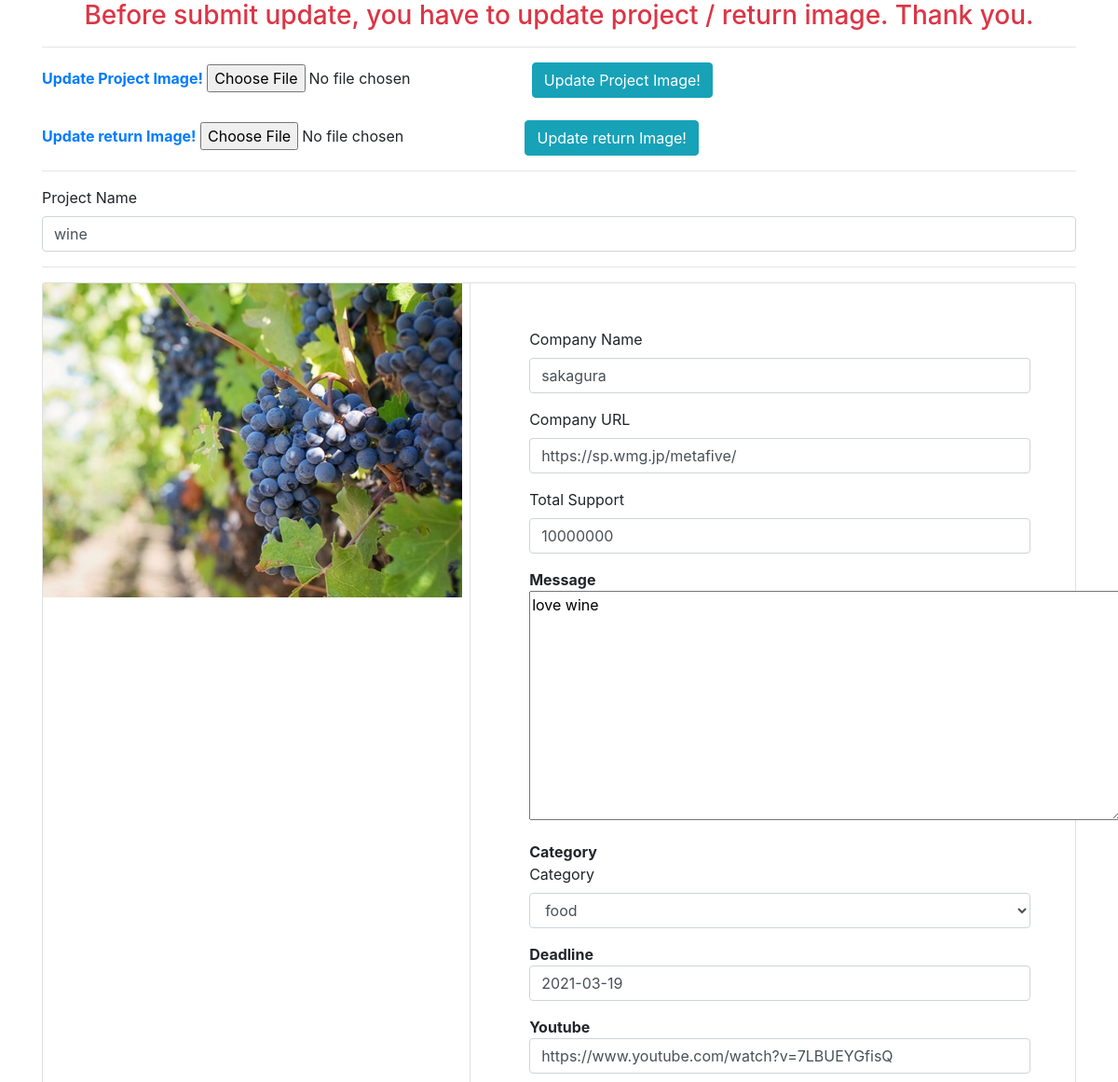
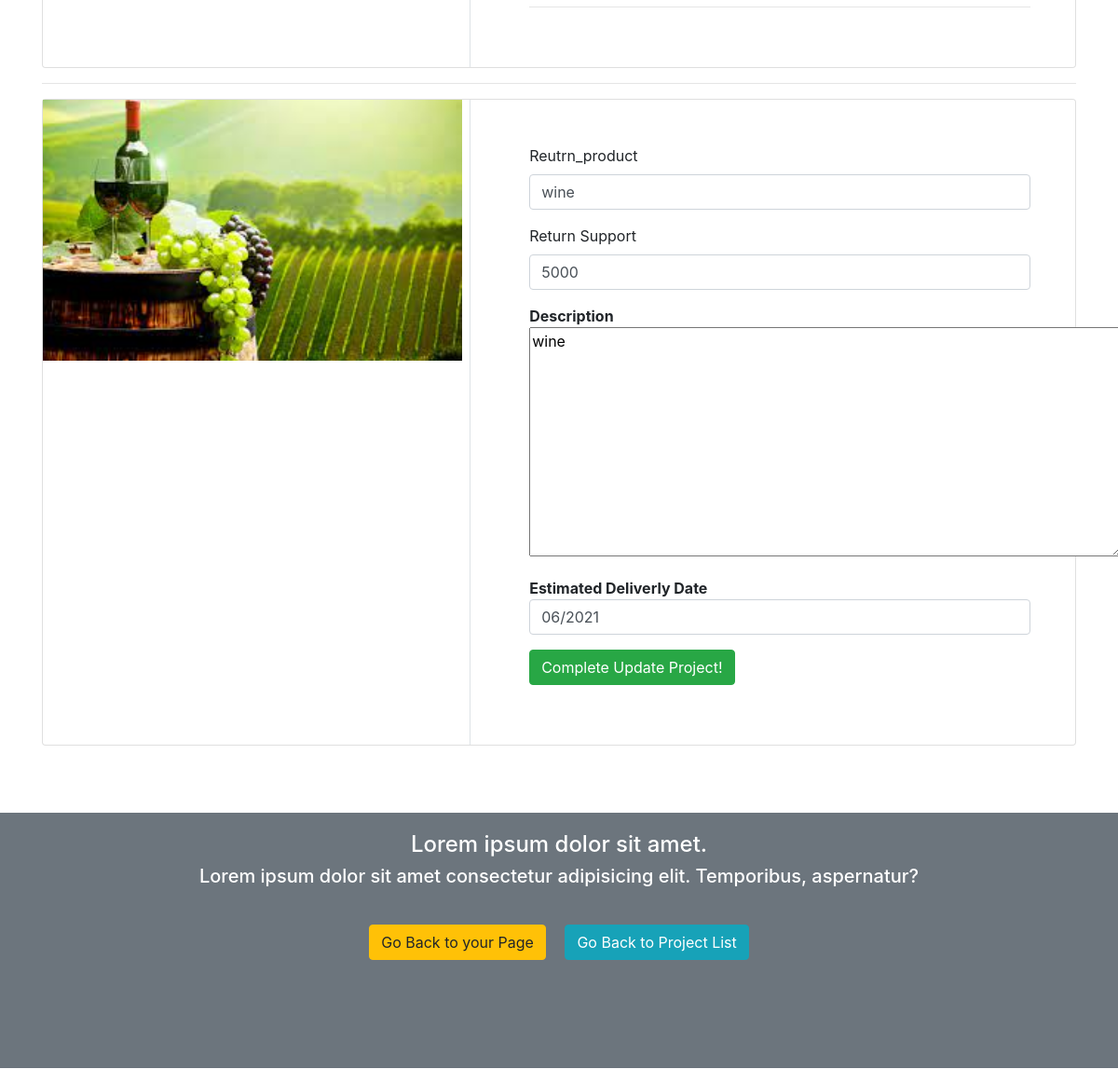
The page /pj_update.php?project_id=12 on the database its author committed (2 pictures, top to bottom).
### tables this page shows
CREATE TABLE `project` (
  `project_id` int(11) NOT NULL,
  `user_id` int(11) NOT NULL,
  `total_support` varchar(100) DEFAULT NULL,
  `deadline` date DEFAULT NULL,
  `tytle` varchar(100) NOT NULL,
  `company_name` varchar(100) NOT NULL,
  `company_url` varchar(100) DEFAULT NULL,
  `category` varchar(100) DEFAULT NULL,
  `project_img` varchar(100) DEFAULT NULL,
  `movie_url` varchar(255) DEFAULT NULL,
  `message` text,
  `return_support` varchar(100) DEFAULT NULL,
  `return_product` varchar(255) DEFAULT NULL,
  `return_discription` text,
  `return_date` varchar(100) DEFAULT NULL,
  `return_img` varchar(255) DEFAULT NULL,
  `pj_date_added` timestamp NOT NULL DEFAULT CURRENT_TIMESTAMP
);

### classes/Database.php (called while the page is built, shortened)
<?php
    class Database{
        private $servername='us-cdbr-east-04.cleardb.com';
        private $username='b185b47a594a3b';
        private $password='dee1e978';
        private $db_name='heroku_23d4a01d829b1a3';
        public function __construct(){
            $this->conn = new mysqli(
                $this->servername,
                $this->username,
                $this->password,
                $this->db_name
            );
            if($this->conn == TRUE){
                return $this->conn;
            } else{
                die('ERROR '.$this->conn->connect_error);
            }
        }
    }
?>

### profile_action.php (called while the page is built, shortened)
<?php
    include 'classes/Profile.php';
    $profileObj = new Profile;
?>

### classes/Profile.php (called while the page is built, shortened)
<?php
    include 'Database.php';
    class Profile extends Database{
        public function get_one_project($project_id){
            $sql = "SELECT * FROM project WHERE project_id = '$project_id'";
            $result = $this->conn->query($sql);
            if($result == FALSE){
                die('ERROR: '.$this->conn->error);
            }else{
                return $result->fetch_assoc();
            }
        }
    }
?>

### pj_update.php (the view, shortened to what this page needs)
<?php
    include 'profile_action.php';
    $project_id = $_GET['project_id'];
    $one_project = $profileObj->get_one_project($project_id);
?>
<!doctype html>
<html lang="en">
  <head>
    <link rel="stylesheet" href="https://stackpath.bootstrapcdn.com/bootstrap/4.3.1/css/bootstrap.min.css">
  </head>
  <body>
  <div class="container">
    <h3 class="text-center text-danger">Before submit update, you have to update project / return image. Thank you.</h3><hr>
    <form action="profile_action.php" method="post" enctype="multipart/form-data">
        <label for="project_img" class="text-primary font-weight-bold">Update Project Image!</label>
        <input type="file" name="project_img" id="" >
        <input type="submit" name="update_project_img" class="btn btn-info" value="Update Project Image!">
    </form>
    <br>
    <form action="profile_action.php" method="post" enctype="multipart/form-data">
        <label for="return_img" class="text-primary font-weight-bold">Update return Image!</label>
        <input type="file" name="return_img" id="" >
        <input type="submit" name="update_return_img" class="btn btn-info" value="Update return Image!">
    </form>
    <hr>
    <form action="profile_action.php?project_id=<?php echo $project_id ?>" method="post">
    <div class="form-group">
        <label for="tytle" class="label">Project Name</label>
        <input name="tytle" type="text" class="form-control" value="<?php echo $one_project['tytle'] ?>" required>
    </div>
    <hr>
    <div class="card">
        <div class="row">
        <aside class="col-sm-5 border-right">
            <article class="gallery-wrap">
                <div class="img-big-wrap">
                    <div> <img src="project_img/<?php echo $one_project['project_img'] ?>" alt="project image"></div>
                </div>
            </article>
        </aside>
        <aside class="col-sm-7">
        <article class="card-body p-5">
        <div class="form-group">
            <label for="company_name" class="label">Company Name</label>
            <input name="company_name" type="text" class="form-control" value="<?php echo $one_project['company_name'] ?>" required>
        </div>
        <div class="form-group">
            <label for="company_url" class="label">Company URL</label>
            <input name="company_url" type="text" class="form-control" value="<?php echo $one_project['company_url'] ?>">
        </div>
    <p class="price-detail-wrap">
        <div class="form-group">
            <label for="total_support" class="label">Total Support</label>
            <input name="total_support" type="text" class="form-control" value="<?php echo $one_project['total_support'] ?>">
        </div>
    </p>
    <dl class="item-property">
    <dt>Message</dt>
    <dd><textarea name="message" cols="60" rows="10"><?php echo $one_project['message'] ?></textarea></dd>
    </dl>
    <dl class="param param-feature">
    <dt>Category</dt>
    <dd>
        <label for="category" class="label">Category</label>
        <select name="category" id="" class="form-control">
            <option value="<?php echo $one_project['category'] ?>"><?php echo $one_project['category'] ?></option>
        </select>
    </dd>
    </dl>
    <dl class="param param-feature">
    <dt>Deadline</dt>
    <dd><input name="deadline" type="text" class="form-control" value="<?php echo $one_project['deadline'] ?>"></dd>
    </dl>
    <dl class="param param-feature">
    <dt>Youtube</dt>
    <dd><input name="movie_url" type="text" class="form-control" value="<?php echo $one_project['movie_url'] ?>"></dd>
    </dl>
    <hr>
    </article>
            </aside>
        </div>
    </div>
    <hr>
    <div class="card">
        <div class="row">
        <aside class="col-sm-5 border-right">
            <article class="gallery-wrap">
                <div class="img-big-wrap">
                    <div> <img src="return_img/<?php echo $one_project['return_img'] ?>" alt="return image"></div>
                </div>
            </article>
        </aside>
        <aside class="col-sm-7">
        <article class="card-body p-5">
        <div class="form-group">
            <label for="return_product" class="label">Reutrn_product</label>
            <input name="return_product" type="text" class="form-control" value="<?php echo $one_project['return_product'] ?>" required>
        </div>
    <p class="price-detail-wrap">
        <div class="form-group">
            <label for="return_support" class="label">Return Support</label>
            <input name="return_support" type="text" class="form-control" value="<?php echo $one_project['return_support'] ?>">
        </div>
    </p>
    <dl class="item-property">
    <dt>Description</dt>
    <dd><textarea name="return_discription" cols="60" rows="10"><?php echo $one_project['return_discription'] ?></textarea></dd>
    </dl>
    <dl class="param param-feature">
    <dt>Estimated Deliverly Date</dt>
    <dd><input name="return_date" type="text" class="form-control" value="<?php echo $one_project['return_date'] ?>" required></dd>
    </dl>
    <dl class="param param-feature">
        <input type="submit" name="update_project" class="btn btn-success" value="Complete Update Project!">
        </form>
        </div>
<br><br><br>
<article class="bg-secondary mb-3">
<div class="card-body text-center">
    <h4 class="text-white">Lorem ipsum dolor sit amet. </h4>
<p class="h5 text-white"> Lorem ipsum dolor sit amet consectetur adipisicing elit. Temporibus, aspernatur?</p>   <br>
<p>
    <a href="profile_read.php" class="btn btn-warning m-2"> Go Back to your Page</a>
    <a href="pj_read.php" class="btn btn-info m-2"> Go Back to Project List</a>
</p>
</div>
<br><br><br>
</article>
  </body>
</html>

### pj_update.php (style rules this page uses)
.gallery-wrap .img-big-wrap img { height: auto; width: 450px; display: inline-block; cursor: zoom-in; }

### rows shown on the page
project: tytle "wine", project_img (picture), company_name "sakagura", company_url "https://sp.wmg.jp/metafive/", total_support "10000000", message "love wine", category "food", deadline "2021-03-19", movie_url "https://www.youtube.com/watch?v=7LBUEYGfisQ", return_img (picture), return_product "wine", return_support "5000", return_discription "wine", return_date "06/2021"
